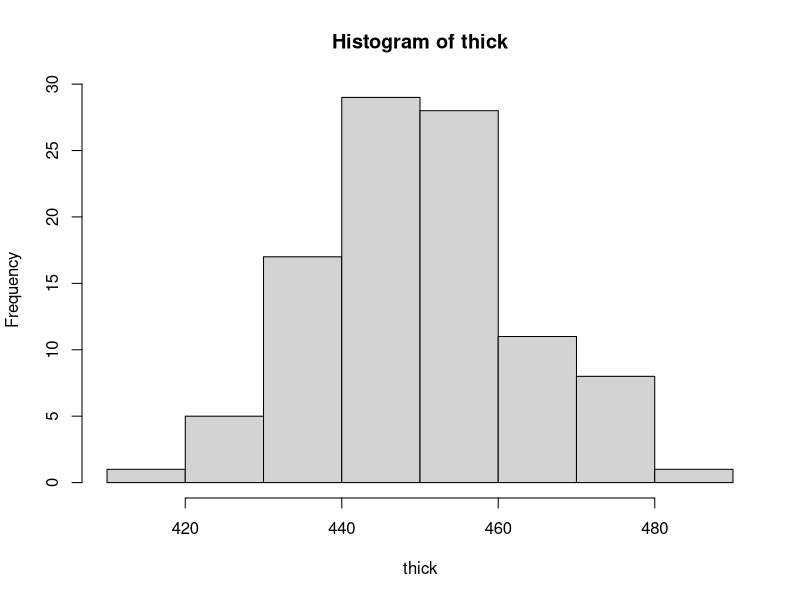
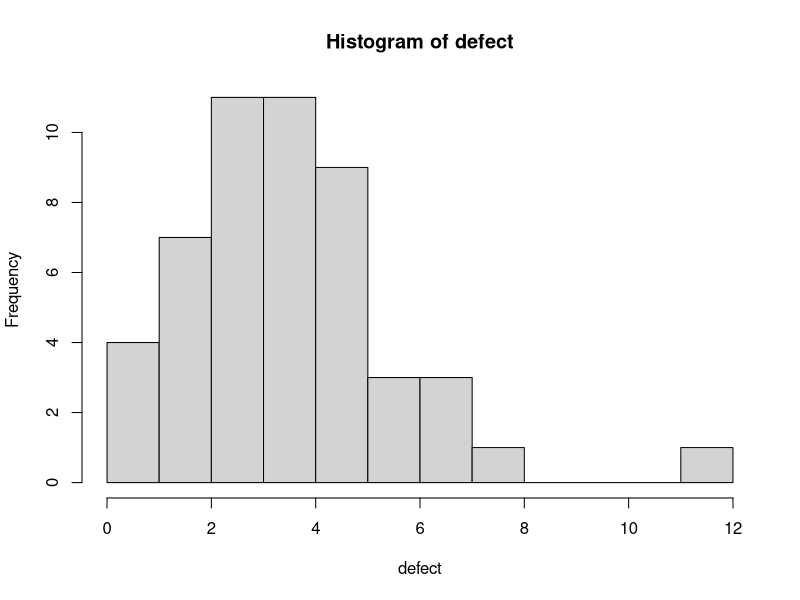
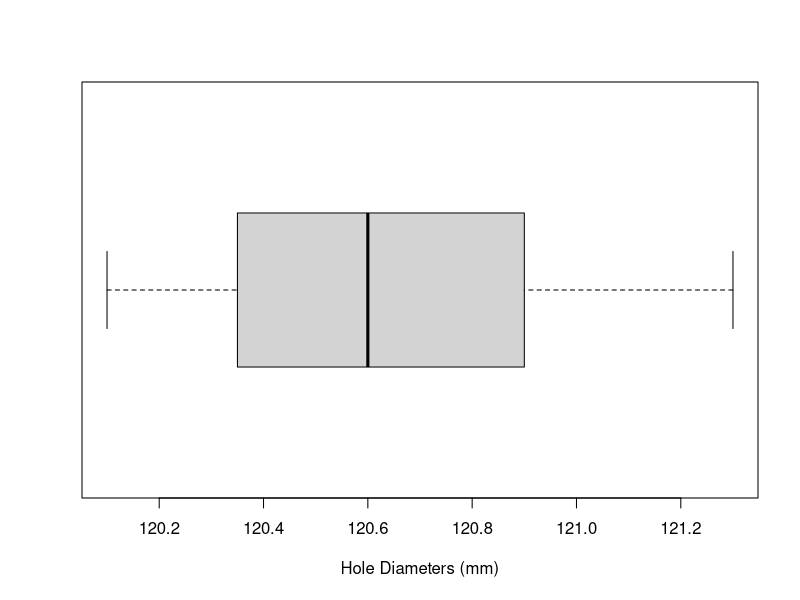

These charts were generated, in order, by the following R code:
## ---- chunk 1
days <- c(36,37,26,36,46,35,47,35,34,36,42,43,36,56,32,46,30,37,43,17,26,28,27,45,33,22,27,16,22,33,30,24,23,22,30,31,17)
stem(days)
## ---- chunk 2
times <- c(1:40)
## ---- chunk 3
thick <- c(438,413,444,468,445,472,474,454,455,449,450,450,450,459,466,470,457,441,450,445,487,430,446,450,456,433,455,459,423,455,451,437,444,453,434,454,448,435,432,441,452,465,466,473,471,464,478,446,459,464,441,444,458,454,437,443,465,435,444,457,444,471,471,458,459,449,462,460,445,437,461,453,452,438,445,435,454,428,454,434,432,431,455,447,454,435,425,449,449,452,471,458,445,463,423,451,440,442,441,439)
hist(thick)

defect <- c(6,1,5,7,8,6,0,2,4,2,5,2,4,4,1,4,1,7,2,3,4,3,3,3,6,3,2,3,4,5,5,2,3,4,4,4,2,3,5,7,5,4,5,5,4,5,3,3,3,12)
hist(defect,12)
## ---- chunk 4
mean(thick)
## ---- chunk 5
diameter <- c(120.5,120.9,120.3,121.3,120.4,120.2,120.1,120.5,120.7,121.1,120.9,120.8)
bp <- boxplot(diameter, horizontal=TRUE, xlab="Hole Diameters (mm)")

